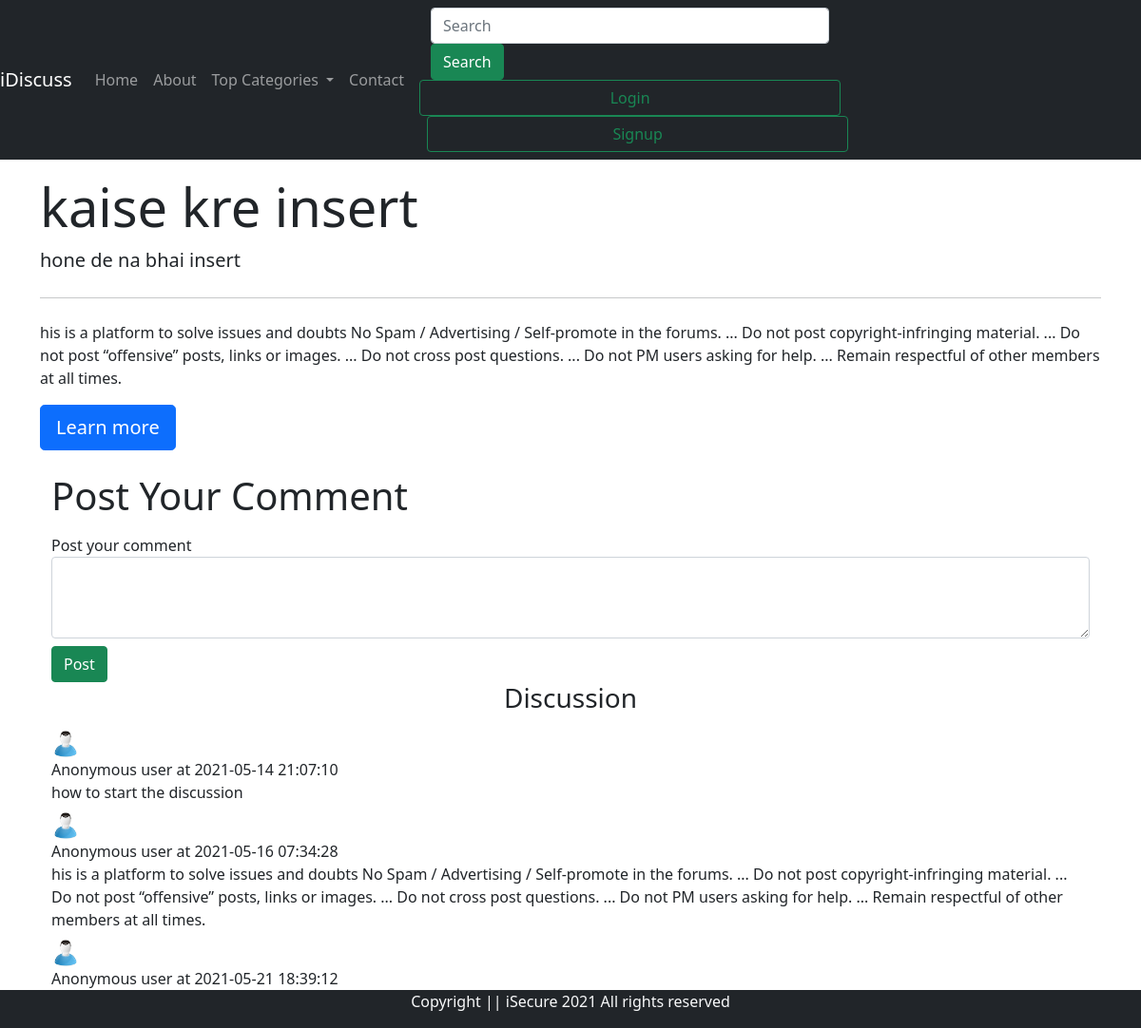
Page /forum/thread.php?threadid=6 on the committed database.
### tables this page shows
CREATE TABLE `thread` (
  `thread_id` int(11) NOT NULL,
  `thread_title` varchar(300) NOT NULL,
  `thread_desc` text NOT NULL,
  `thread_cat_id` int(11) NOT NULL,
  `thread_user_id` int(11) NOT NULL,
  `time` datetime NOT NULL DEFAULT current_timestamp()
);

CREATE TABLE `comment` (
  `comment_id` int(8) NOT NULL,
  `comment_content` text NOT NULL,
  `comment_by` int(20) NOT NULL,
  `thread_id` int(8) NOT NULL,
  `comment_time` timestamp NOT NULL DEFAULT current_timestamp()
);

### forum/thread.php (the view, shortened to what this page needs)
<!doctype html>
<html lang="en">
<head>
    <link href="https://cdn.jsdelivr.net/npm/bootstrap@5.0.0/dist/css/bootstrap.min.css" rel="stylesheet"
>
</head>
<body>
    <?php include"partials/_header.php" ?>
    <?php include"partials/_dbconnect.php" ?>
    <?php
    $id=$_GET['threadid'];
    $sql ="SELECT * FROM `thread` WHERE thread_id=$id";
    $result =mysqli_query($conn, $sql);
    while($row =mysqli_fetch_assoc($result)){
        $title= $row['thread_title'];
        $desc =$row['thread_desc'];
    }
    ?>
    <div class="container my-3">
        <div class="jumbotron ">
            <h1 class="display-4"><?php echo $title;?></h1>
            <p class="lead"><?php echo $desc; ?></p>
            <hr class="my-4">
            <p>his is a platform to solve issues and doubts
                No Spam / Advertising / Self-promote in the forums. ...
                Do not post copyright-infringing material. ...
                Do not post “offensive” posts, links or images. ...
                Do not cross post questions. ...
                Do not PM users asking for help. ...
                Remain respectful of other members at all times.
            </p>
            <a class="btn btn-primary btn-lg" href="#" role="button">Learn more</a>
        </div>
        <div class="container">
            <h1 class="py-2">Post Your Comment </h2>
                <form action="<?php echo $_SERVER['REQUEST_URI']?>" method="post">
                    <div class="form-group mt-2">
                        <label for="exampleFormControlTextarea1">Post your comment</label>
                        <textarea class="form-control" id="comment" name="comment" rows="3"></textarea>
                    </div>
                    <button type="submit" class="btn btn-success mt-2">Post</button>
                </form>
        </div>
        <div class="ques container" id="ques">
            <h3 class="text-center">Discussion</h3>
            <?php
    $id=$_GET['threadid'];
    $sql ="SELECT * FROM `comment` where thread_id=$id";
    $result =mysqli_query($conn, $sql);
    while($row =mysqli_fetch_assoc($result)){
        $content= $row['comment_content'];
        $comment_time = $row['comment_time'];
       echo '<div class="media">
        <img class="align-self-center mr-3 mt-2 " src="img/user.jpg" width="30px;" alt="..">
        <div class="media-body" style="float:center;">
          <p class="font-weight-bold my-0">Anonymous user at ' . $comment_time . ' </p>
            ' . $content. '
        </div>
    </div>';
    }
    ?>
        <?php include"partials/footer.php" ?>
</body>
</html>

### rows in the picture
thread: thread_title "kaise kre insert", thread_desc "hone de na bhai insert"
comment: comment_time "2021-05-14 21:07:10", comment_content "how to start the discussion"
comment: comment_time "2021-05-16 07:34:28", comment_content "his is a platform to solve issues and doubts No Spam / Advertising / Self-promote in the forums. ... Do not post copyright-infringing material. ... Do not post “offensive” posts, links or images. ... Do not cross post questions. ... Do not PM users asking for help. ... Remain respectful of other members at all times."
comment: comment_time "2021-05-21 18:39:12"
